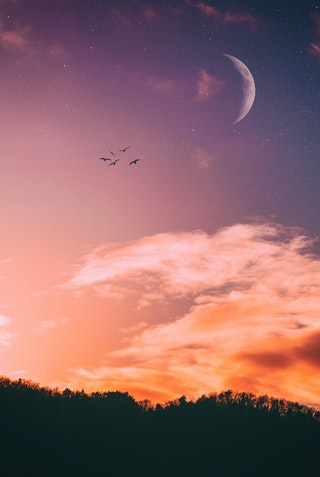
#> input picture Programas/Imagenes/otro.jpg, 320 x 477 px
$ python Practica31.py
#> lines starting #> are read from the running program, lines starting #| are printed output that depends on the picture
# Importamos las librerias
import cv2
import numpy as np
import matplotlib.pyplot as plt

# Mostramos la imagen
img = cv2.imread("Imagenes/otro.jpg")
#> img is the input picture: shape (477, 320, 3); mean B, G, R 105.6, 104.3, 147.7
img_rgb = cv2.cvtColor(img, cv2.COLOR_BGR2RGB)
img_plot = plt.imshow(img_rgb)
plt.title("Imagen original")
plt.show()

# Cambio de tipo de matriz
ax = plt.hist(img_rgb.ravel())
plt.show()
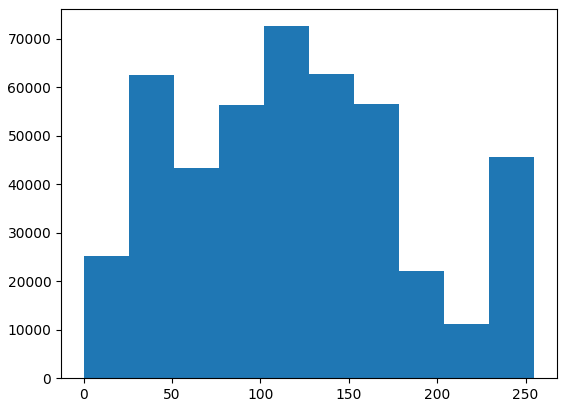
#> figure drawn by matplotlib, 1 panel; tallest bar 72556 high, from x = 102 to 127.5

$ run again, with Programas/Imagenes/cebra.jpg copied over Programas/Imagenes/otro.jpg
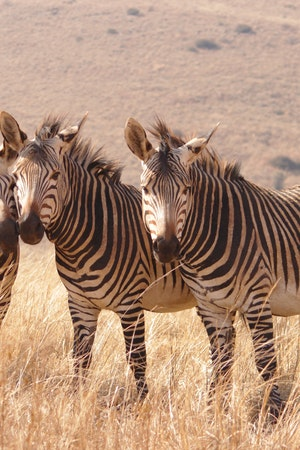
#> input picture Programas/Imagenes/cebra.jpg, 300 x 450 px
#> img is the input picture: shape (450, 300, 3); mean B, G, R 120.4, 142.3, 174.9
#> `plt.show()`:
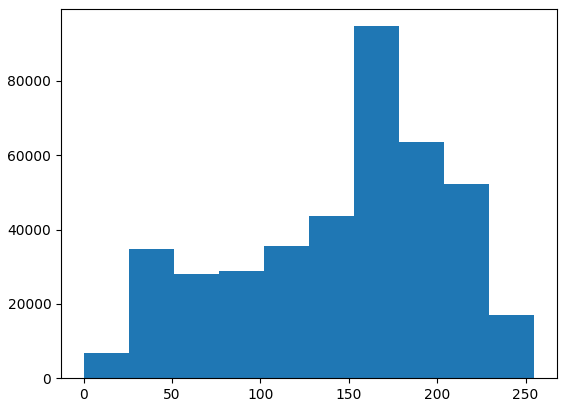
#> figure drawn by matplotlib, 1 panel; tallest bar 94713 high, from x = 153 to 178.5
